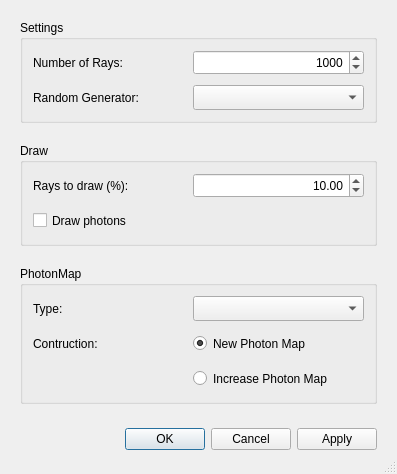
<?xml version="1.0" encoding="UTF-8"?>
<ui version="4.0">
 <class>RayTraceDialog</class>
 <widget class="QDialog" name="RayTraceDialog">
  <property name="geometry">
   <rect>
    <x>0</x>
    <y>0</y>
    <width>397</width>
    <height>453</height>
   </rect>
  </property>
  <property name="windowTitle">
   <string>Options</string>
  </property>
  <property name="sizeGripEnabled">
   <bool>true</bool>
  </property>
  <layout class="QVBoxLayout" name="verticalLayout">
   <property name="spacing">
    <number>20</number>
   </property>
   <property name="margin">
    <number>20</number>
   </property>
   <item>
    <widget class="QGroupBox" name="settingsGroup">
     <property name="title">
      <string>Settings</string>
     </property>
     <layout class="QGridLayout" name="gridLayout">
      <property name="margin">
       <number>10</number>
      </property>
      <property name="spacing">
       <number>10</number>
      </property>
      <item row="0" column="0">
       <widget class="QLabel" name="numberRaysLabel">
        <property name="minimumSize">
         <size>
          <width>150</width>
          <height>25</height>
         </size>
        </property>
        <property name="maximumSize">
         <size>
          <width>150</width>
          <height>16777215</height>
         </size>
        </property>
        <property name="text">
         <string>Number of Rays:</string>
        </property>
       </widget>
      </item>
      <item row="0" column="1">
       <widget class="QSpinBox" name="raysSpinBox">
        <property name="minimumSize">
         <size>
          <width>0</width>
          <height>25</height>
         </size>
        </property>
        <property name="layoutDirection">
         <enum>Qt::LeftToRight</enum>
        </property>
        <property name="alignment">
         <set>Qt::AlignRight|Qt::AlignTrailing|Qt::AlignVCenter</set>
        </property>
        <property name="minimum">
         <number>1</number>
        </property>
        <property name="maximum">
         <number>99999999</number>
        </property>
        <property name="singleStep">
         <number>1000</number>
        </property>
        <property name="value">
         <number>1000</number>
        </property>
       </widget>
      </item>
      <item row="1" column="0">
       <widget class="QLabel" name="randomLabel">
        <property name="minimumSize">
         <size>
          <width>150</width>
          <height>25</height>
         </size>
        </property>
        <property name="maximumSize">
         <size>
          <width>150</width>
          <height>16777215</height>
         </size>
        </property>
        <property name="text">
         <string>Random Generator:</string>
        </property>
       </widget>
      </item>
      <item row="1" column="1">
       <widget class="QComboBox" name="randomCombo">
        <property name="minimumSize">
         <size>
          <width>0</width>
          <height>25</height>
         </size>
        </property>
        <property name="sizeAdjustPolicy">
         <enum>QComboBox::AdjustToContentsOnFirstShow</enum>
        </property>
       </widget>
      </item>
     </layout>
    </widget>
   </item>
   <item>
    <widget class="QGroupBox" name="drawBox">
     <property name="title">
      <string>Draw</string>
     </property>
     <layout class="QGridLayout" name="gridLayout_2">
      <property name="margin">
       <number>10</number>
      </property>
      <property name="spacing">
       <number>10</number>
      </property>
      <item row="0" column="0">
       <widget class="QLabel" name="drawFractionLabel">
        <property name="minimumSize">
         <size>
          <width>150</width>
          <height>25</height>
         </size>
        </property>
        <property name="maximumSize">
         <size>
          <width>150</width>
          <height>16777215</height>
         </size>
        </property>
        <property name="text">
         <string>Rays to draw (%):</string>
        </property>
       </widget>
      </item>
      <item row="0" column="1">
       <widget class="QDoubleSpinBox" name="drawSpin">
        <property name="minimumSize">
         <size>
          <width>0</width>
          <height>25</height>
         </size>
        </property>
        <property name="alignment">
         <set>Qt::AlignRight|Qt::AlignTrailing|Qt::AlignVCenter</set>
        </property>
        <property name="maximum">
         <double>100.000000000000000</double>
        </property>
        <property name="singleStep">
         <double>5.000000000000000</double>
        </property>
        <property name="value">
         <double>10.000000000000000</double>
        </property>
       </widget>
      </item>
      <item row="1" column="0">
       <widget class="QCheckBox" name="photonsCheck">
        <property name="minimumSize">
         <size>
          <width>150</width>
          <height>25</height>
         </size>
        </property>
        <property name="maximumSize">
         <size>
          <width>150</width>
          <height>16777215</height>
         </size>
        </property>
        <property name="text">
         <string>Draw photons</string>
        </property>
       </widget>
      </item>
     </layout>
    </widget>
   </item>
   <item>
    <widget class="QGroupBox" name="photonmapGroup">
     <property name="title">
      <string>PhotonMap</string>
     </property>
     <layout class="QGridLayout" name="gridLayout_3">
      <property name="margin">
       <number>10</number>
      </property>
      <property name="spacing">
       <number>10</number>
      </property>
      <item row="0" column="0">
       <widget class="QLabel" name="photonmapTypeLabel">
        <property name="minimumSize">
         <size>
          <width>150</width>
          <height>25</height>
         </size>
        </property>
        <property name="maximumSize">
         <size>
          <width>150</width>
          <height>16777215</height>
         </size>
        </property>
        <property name="text">
         <string>Type:</string>
        </property>
       </widget>
      </item>
      <item row="0" column="1">
       <widget class="QComboBox" name="photonmapTypeCombo">
        <property name="minimumSize">
         <size>
          <width>0</width>
          <height>25</height>
         </size>
        </property>
        <property name="layoutDirection">
         <enum>Qt::LeftToRight</enum>
        </property>
       </widget>
      </item>
      <item row="1" column="0">
       <widget class="QLabel" name="constructionLabel">
        <property name="minimumSize">
         <size>
          <width>150</width>
          <height>25</height>
         </size>
        </property>
        <property name="maximumSize">
         <size>
          <width>150</width>
          <height>16777215</height>
         </size>
        </property>
        <property name="text">
         <string>Contruction:</string>
        </property>
       </widget>
      </item>
      <item row="1" column="1">
       <widget class="QRadioButton" name="newMapRadio">
        <property name="minimumSize">
         <size>
          <width>0</width>
          <height>25</height>
         </size>
        </property>
        <property name="text">
         <string>New Photon Map</string>
        </property>
        <property name="checked">
         <bool>true</bool>
        </property>
       </widget>
      </item>
      <item row="2" column="1">
       <widget class="QRadioButton" name="increaseMapRadio">
        <property name="minimumSize">
         <size>
          <width>0</width>
          <height>25</height>
         </size>
        </property>
        <property name="text">
         <string>Increase Photon Map</string>
        </property>
       </widget>
      </item>
     </layout>
    </widget>
   </item>
   <item>
    <widget class="QDialogButtonBox" name="buttonBox">
     <property name="minimumSize">
      <size>
       <width>0</width>
       <height>30</height>
      </size>
     </property>
     <property name="standardButtons">
      <set>QDialogButtonBox::Apply|QDialogButtonBox::Cancel|QDialogButtonBox::Ok</set>
     </property>
    </widget>
   </item>
  </layout>
 </widget>
 <tabstops>
  <tabstop>raysSpinBox</tabstop>
  <tabstop>randomCombo</tabstop>
  <tabstop>drawSpin</tabstop>
  <tabstop>photonsCheck</tabstop>
  <tabstop>photonmapTypeCombo</tabstop>
  <tabstop>newMapRadio</tabstop>
  <tabstop>increaseMapRadio</tabstop>
  <tabstop>buttonBox</tabstop>
 </tabstops>
 <resources/>
 <connections>
  <connection>
   <sender>buttonBox</sender>
   <signal>accepted()</signal>
   <receiver>RayTraceDialog</receiver>
   <slot>accept()</slot>
   <hints>
    <hint type="sourcelabel">
     <x>143</x>
     <y>322</y>
    </hint>
    <hint type="destinationlabel">
     <x>179</x>
     <y>175</y>
    </hint>
   </hints>
  </connection>
  <connection>
   <sender>buttonBox</sender>
   <signal>rejected()</signal>
   <receiver>RayTraceDialog</receiver>
   <slot>reject()</slot>
   <hints>
    <hint type="sourcelabel">
     <x>143</x>
     <y>322</y>
    </hint>
    <hint type="destinationlabel">
     <x>179</x>
     <y>175</y>
    </hint>
   </hints>
  </connection>
 </connections>
</ui>
